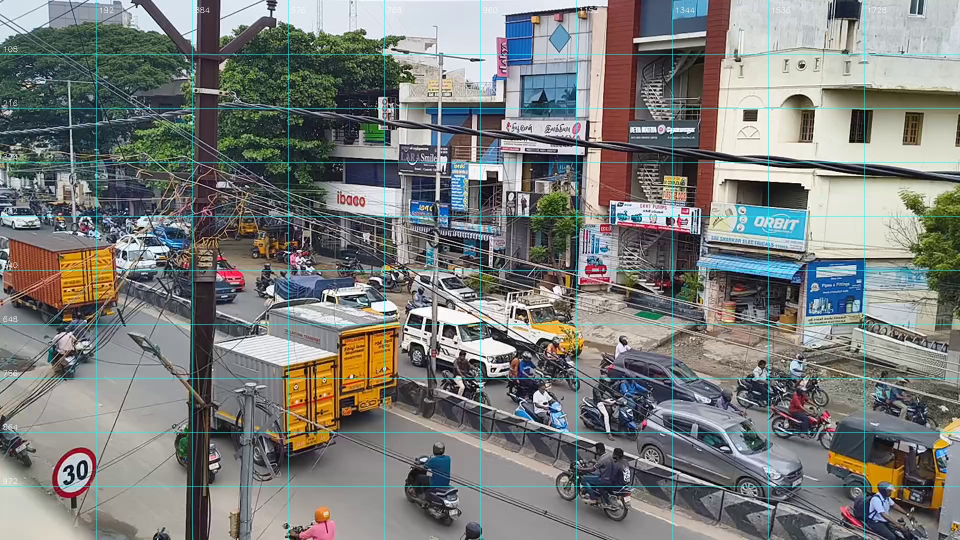
#> input picture intelligent-traffic-management/evidence/roi_coordinate_grid.jpg, 1920 x 1080 px, found by its file name (shown at 1/2 size)
$ python roi_selector.py
#> lines starting #> are read from the running program, lines starting #| are printed output that depends on the picture
import cv2

image = cv2.imread("evidence/roi_coordinate_grid.jpg")
#> image is the input picture: shape (1080, 1920, 3); mean B, G, R 121.8, 124.4, 122.8
if image is None:
    raise FileNotFoundError("ROI image not found.")

H, W = image.shape[:2]
#> H = 1080; W = 1920
display_w, display_h = 1200, 675

preview = cv2.resize(image, (display_w, display_h))
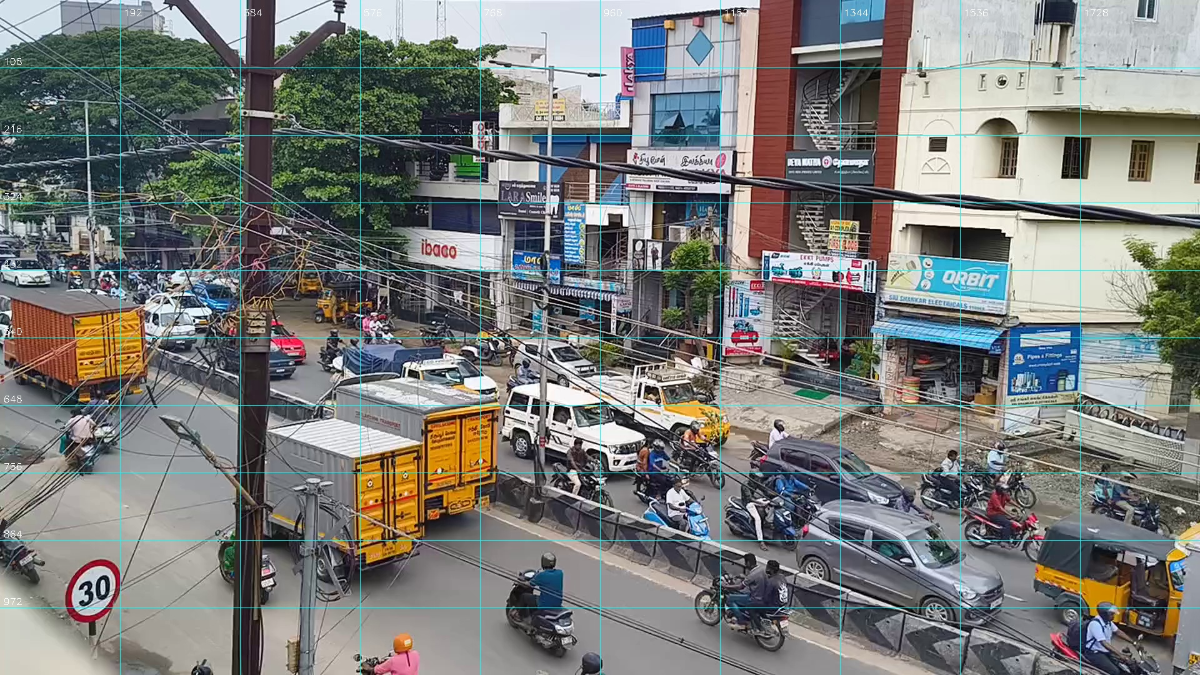
#> preview: shape (675, 1200, 3); mean B, G, R 121.7, 124.3, 122.7
original_preview = preview.copy()

start = None
end = None
drawing = False
rectangles = []

def mouse_callback(event, x, y, flags, param):
    global start, end, drawing, preview

    if event == cv2.EVENT_LBUTTONDOWN:
        start = (x, y)
        end = (x, y)
        drawing = True

    elif event == cv2.EVENT_MOUSEMOVE and drawing:
        end = (x, y)
        preview = original_preview.copy()
        for a, b in rectangles:
            cv2.rectangle(preview, a, b, (0, 255, 0), 2)
        cv2.rectangle(preview, start, end, (0, 0, 255), 2)
        cv2.imshow("ROI Selector", preview)

    elif event == cv2.EVENT_LBUTTONUP and drawing:
        end = (x, y)
        drawing = False

        x1, x2 = sorted([start[0], end[0]])
        y1, y2 = sorted([start[1], end[1]])

        if x2 - x1 < 5 or y2 - y1 < 5:
            print("Rectangle too small. Try again.")
            return

        rectangles.append(((x1, y1), (x2, y2)))

        preview = original_preview.copy()
        for a, b in rectangles:
            cv2.rectangle(preview, a, b, (0, 255, 0), 2)
        cv2.imshow("ROI Selector", preview)

        scale_x = W / display_w
        scale_y = H / display_h

        print("Original image coordinates:",
              (round(x1 * scale_x), round(y1 * scale_y)),
              (round(x2 * scale_x), round(y2 * scale_y)))

cv2.namedWindow("ROI Selector")
cv2.setMouseCallback("ROI Selector", mouse_callback)

print("Drag around each traffic region.")
print("U = undo, R = reset, Q = finish.")

cv2.imshow("ROI Selector", preview)

while True:
    key = cv2.waitKey(1) & 0xFF
#> (key q is pressed here)

    if key == ord("u") and rectangles:
        rectangles.pop()
        preview = original_preview.copy()
        for a, b in rectangles:
            cv2.rectangle(preview, a, b, (0, 255, 0), 2)
        cv2.imshow("ROI Selector", preview)

    elif key == ord("r"):
        rectangles.clear()
        preview = original_preview.copy()
        cv2.imshow("ROI Selector", preview)

    elif key == ord("q"):
        break

cv2.destroyAllWindows()
print("Total regions selected:", len(rectangles))
